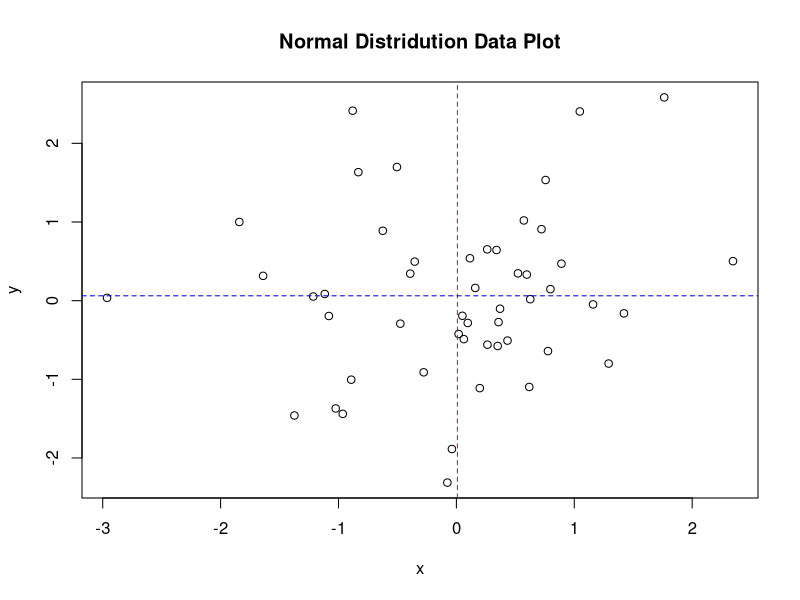

Write R code to recreate this figure. (Note: this script raises an error after producing the figure.)
# 정규분포 난수 50개 x,y에 각각 생성
x = rnorm(50)
y = rnorm(50)

# x,y,를 각각 축의 limit값을 max와 mim값으로 지정하여 point 타입으로 그리기
plot(x,y, main = "Normal Distridution Data Plot", ylim = range(y), xlim = c(min(x), max(x)),type = "p") 
abline(v=mean(x), lty = 2, col = "red") # x의 평균 vertical로 그리기
abline(h=mean(y), lty = 2, col = "blue") # y의 평균 horizon으로 그리기

dev.copy(pdf, "1.pdf")
dev.off()
 

# 2
data(iris)
str(iris)
Species = split(iris, iris$Species)

#setosa = Species$setosa
#versicolor = Species$versicolor
#virginica = Species$virginica

lengthRange = c(min(iris$Petal.Length), max(iris$Petal.Length))
widthRange = c(min(iris$Petal.Width), max(iris$Petal.Width))

Species["setosa"]

plot(NULL, main ="iris plot", xlab ="width", ylab = "length", xlim = lengthRange, ylim = WidthRange)
points(Species$setosa$Petal.Width, Species$setosa$Petal.Length, col = 'red')


with(Species,{
  plot(NULL, main ="iris plot", xlab ="width", ylab = "length", xlim = widthRange, ylim = lengthRange, sub = "(Petal)")
  points(setosa$Petal.Width, setosa$Petal.Length, pch = 20, col = "red")
  points(versicolor$Petal.Width, versicolor$Petal.Length, pch = 20, col = "blue")
  points(virginica$Petal.Width, virginica$Petal.Length, pch = 20, col = "yellow")
  })

legend("bottomright", lty=1, col=c("red","green", "yellow"), c("setosa","versicolor", "virginica"))

dev.copy(jpeg, "2.jpg")
dev.off()
